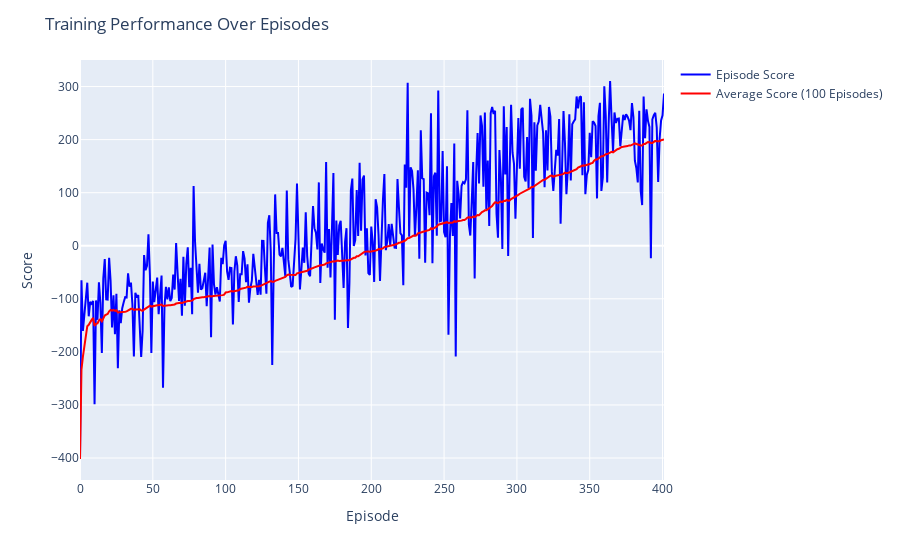

Write notebook code for a chart like this one.
### Code cell
import plotly.express as px
import numpy as np
import pandas as pd

# Compute moving average (ensures first episodes are included)
window_size = 100
average_scores = pd.Series(scores_per_episode).rolling(window=window_size, min_periods=1).mean()

# Create interactive line plot
fig = px.line()

# Plot actual episode scores
fig.add_scatter(x=list(range(len(scores_per_episode))), 
                y=scores_per_episode, 
                mode='lines', 
                name='Episode Score', 
                line=dict(color='blue'))

# Plot moving average scores
fig.add_scatter(x=list(range(len(scores_per_episode))), 
                y=average_scores, 
                mode='lines', 
                name=f'Average Score ({window_size} Episodes)', 
                line=dict(color='red'))

# Labels and title
fig.update_layout(title="Training Performance Over Episodes",
                  xaxis_title="Episode",
                  yaxis_title="Score")

# Show plot
fig.show()

### Figure 1 — Plotly figure (JSON) as saved in the notebook; plotly's stock layout.template omitted (floating-point values rounded to 4 significant figures; data arrays with more than 128 entries replaced by an {"elided": "..."} marker saying what was removed)
{"data": [{"hovertemplate": "<extra></extra>", "legendgroup": "", "line": {"color": "#636efa", "dash": "solid"}, "marker": {"symbol": "circle"}, "mode": "lines", "name": "", "orientation": "v", "showlegend": false, "type": "scatter", "xaxis": "x", "yaxis": "y"}, {"line": {"color": "blue"}, "mode": "lines", "name": "Episode Score", "type": "scatter", "x": {"elided": "402 int values"}, "y": {"elided": "402 float values"}}, {"line": {"color": "red"}, "mode": "lines", "name": "Average Score (100 Episodes)", "type": "scatter", "x": {"elided": "402 int values"}, "y": {"elided": "402 float values"}}], "layout": {"autosize": true, "legend": {"tracegroupgap": 0}, "margin": {"t": 60}, "title": {"text": "Training Performance Over Episodes"}, "xaxis": {"anchor": "y", "autorange": true, "domain": [0, 1], "range": [0, 401], "title": {"text": "Episode"}, "type": "linear"}, "yaxis": {"anchor": "x", "autorange": true, "domain": [0, 1], "range": [-441.4, 350.0], "title": {"text": "Score"}, "type": "linear"}}}
